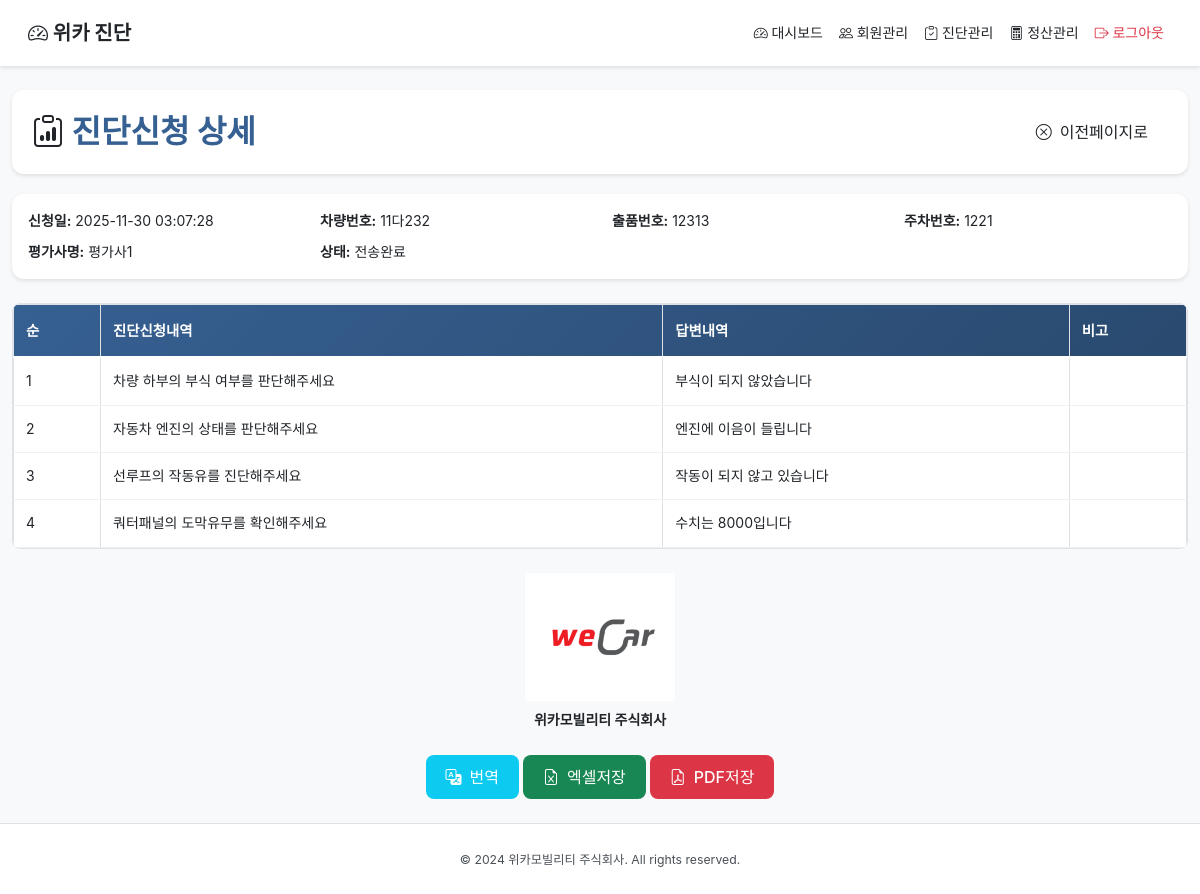
Page /admin/diagnosis/3 (signed in) on the earlier database version.
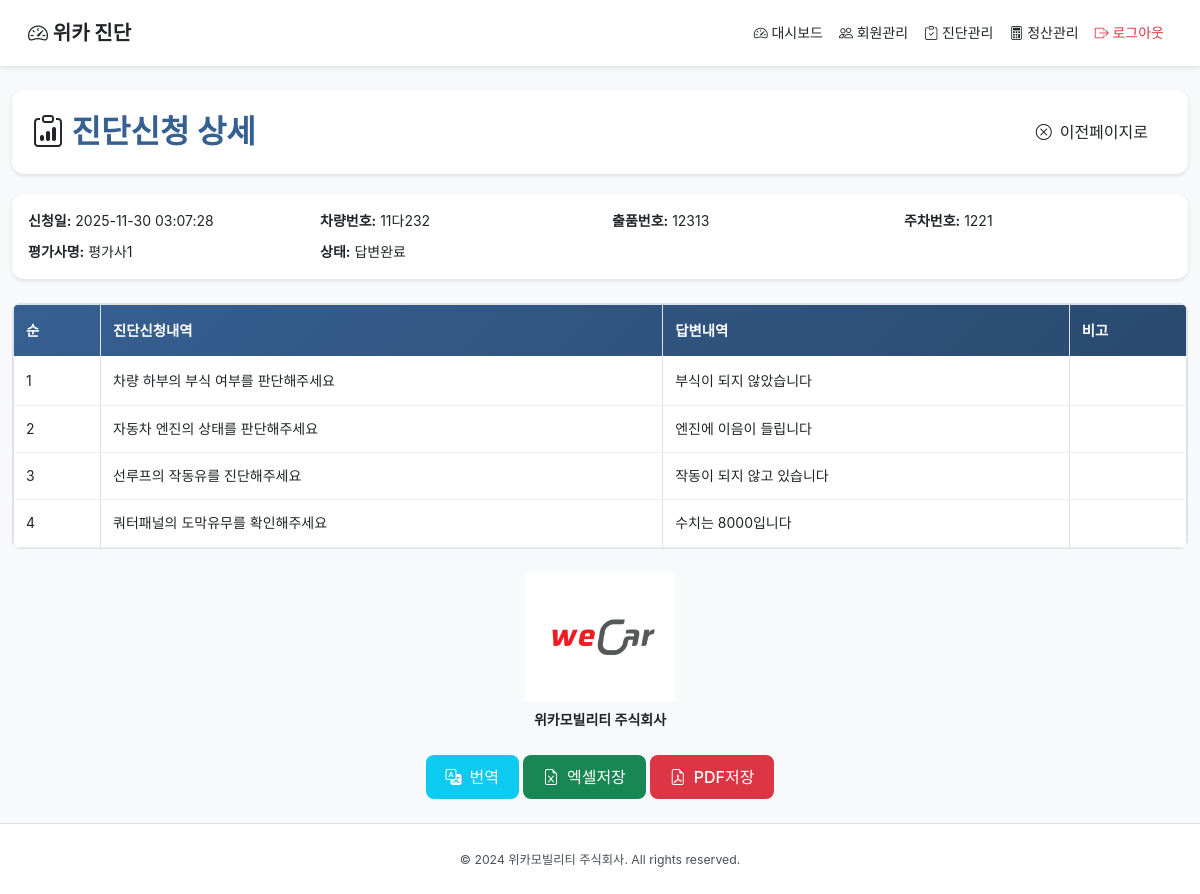
Same page on the later database version.
### tables this page shows
CREATE TABLE diagnosis_requests (
            id INTEGER PRIMARY KEY AUTOINCREMENT,
            applicant_id INTEGER NOT NULL,
            request_date TEXT NOT NULL DEFAULT (datetime('now', 'localtime')),
            vehicle_number TEXT,
            lot_number TEXT,
            parking_number TEXT,
            status TEXT NOT NULL DEFAULT '신청',
            evaluator_id INTEGER,
            evaluator_name TEXT,
            answer_date TEXT,
            confirmed_at TEXT,
            translated_summary TEXT,
            translated_at TEXT,
            sent_at TEXT,
            fee INTEGER DEFAULT 120000,
            FOREIGN KEY (applicant_id) REFERENCES users(id) ON DELETE CASCADE,
            FOREIGN KEY (evaluator_id) REFERENCES users(id) ON DELETE SET NULL
        );

CREATE TABLE diagnosis_request_items (
            id INTEGER PRIMARY KEY AUTOINCREMENT,
            diagnosis_id INTEGER NOT NULL,
            sequence INTEGER NOT NULL,
            content TEXT NOT NULL,
            created_at TEXT NOT NULL DEFAULT (datetime('now', 'localtime')),
            FOREIGN KEY (diagnosis_id) REFERENCES diagnosis_requests(id) ON DELETE CASCADE
        );

CREATE TABLE diagnosis_response_details (
            id INTEGER PRIMARY KEY AUTOINCREMENT,
            diagnosis_id INTEGER NOT NULL,
            responder_id INTEGER NOT NULL,
            sequence INTEGER NOT NULL,
            content TEXT NOT NULL,
            note TEXT,
            created_at TEXT NOT NULL DEFAULT (datetime('now', 'localtime')),
            updated_at TEXT NOT NULL DEFAULT (datetime('now', 'localtime')),
            UNIQUE(diagnosis_id, sequence),
            FOREIGN KEY (diagnosis_id) REFERENCES diagnosis_requests(id) ON DELETE CASCADE,
            FOREIGN KEY (responder_id) REFERENCES users(id) ON DELETE CASCADE
        );

### app.py (the view)
@app.route("/admin/diagnosis/<int:diagnosis_id>")
@login_required
@role_required("관리자")
def admin_diagnosis_details(diagnosis_id: int):
    diagnosis = _fetch_diagnosis(diagnosis_id)
    if not diagnosis:
        abort(404)
    details = _fetch_request_details(diagnosis_id)
    responses = _fetch_response_details(diagnosis_id)
    return render_template(
        "admin/diagnosis_details.html",
        diagnosis=diagnosis,
        request_details=details,
        response_details=responses,
    )

### app.py (called while the page is built)
def get_db() -> sqlite3.Connection:
    if "db" not in g:
        conn = sqlite3.connect(DB_PATH)
        conn.row_factory = sqlite3.Row
        g.db = conn
    return g.db

def login_required(func):
    from functools import wraps
    @wraps(func)
    def wrapper(*args, **kwargs):
        if "user_id" not in session:
            return redirect(url_for("login"))
        return func(*args, **kwargs)
    return wrapper

def role_required(*roles):
    from functools import wraps
    def decorator(func):
        @wraps(func)
        def wrapper(*args, **kwargs):
            if "user_type" not in session or session["user_type"] not in roles:
                abort(403)
            return func(*args, **kwargs)
        return wrapper
    return decorator

def _fetch_diagnosis(diagnosis_id: int) -> Optional[sqlite3.Row]:
    db = get_db()
    return db.execute(
        """
        SELECT dr.*, applicant.name AS applicant_name, evaluator.name AS evaluator_name
        FROM diagnosis_requests dr
        JOIN users AS applicant ON applicant.id = dr.applicant_id
        LEFT JOIN users AS evaluator ON evaluator.id = dr.evaluator_id
        WHERE dr.id = ?
        """,
        (diagnosis_id,),
    ).fetchone()

def _fetch_request_details(diagnosis_id: int) -> List[sqlite3.Row]:
    db = get_db()
    return db.execute(
        """
        SELECT * FROM diagnosis_request_items
        WHERE diagnosis_id = ?
        ORDER BY sequence ASC
        LIMIT 5
        """,
        (diagnosis_id,),
    ).fetchall()

def _fetch_response_details(diagnosis_id: int) -> List[sqlite3.Row]:
    db = get_db()
    return db.execute(
        """
        SELECT d.*, u.name AS responder_name
        FROM diagnosis_response_details d
        JOIN users u ON u.id = d.responder_id
        WHERE d.diagnosis_id = ?
        ORDER BY sequence ASC
        """,
        (diagnosis_id,),
    ).fetchall()

### templates/admin/diagnosis_details.html (shortened to what this page needs)
{% extends "base.html" %}
{% block content %}
<div class="container-fluid py-4">
    <div class="page-header">
        <div class="d-flex justify-content-between align-items-center">
            <h2><i class="bi bi-clipboard-data"></i> 진단신청 상세</h2>
            <button onclick="window.close()" class="btn btn-outline-secondary">
                <i class="bi bi-x-circle"></i> 이전페이지로
            </button>
        </div>
    </div>
    <div class="card mb-4">
        <div class="card-body">
            <div class="row">
                <div class="col-md-3"><strong>신청일:</strong> {{ diagnosis.request_date }}</div>
                <div class="col-md-3"><strong>차량번호:</strong> {{ diagnosis.vehicle_number or '' }}</div>
                <div class="col-md-3"><strong>출품번호:</strong> {{ diagnosis.lot_number or '' }}</div>
                <div class="col-md-3"><strong>주차번호:</strong> {{ diagnosis.parking_number or '' }}</div>
            </div>
            <div class="row mt-2">
                <div class="col-md-3"><strong>평가사명:</strong> {{ diagnosis.evaluator_name or '' }}</div>
                <div class="col-md-3"><strong>상태:</strong> {{ diagnosis.status }}</div>
            </div>
        </div>
    </div>
    <div class="table-wrapper">
        <table class="table table-bordered">
            <thead class="table-fixed-header">
                <tr>
                    <th>순</th>
                    <th>진단신청내역</th>
                    <th>답변내역</th>
                    <th>비고</th>
                </tr>
            </thead>
            <tbody>
                {% for detail in request_details %}
                {% set resp = response_details|selectattr('sequence', 'equalto', detail.sequence)|first %}
                <tr>
                    <td>{{ detail.sequence }}</td>
                    <td>{{ detail.content }}</td>
                    <td>{{ resp.content if resp else '' }}</td>
                    <td>{{ resp.note if resp else '' }}</td>
                </tr>
                {% endfor %}
            </tbody>
        </table>
    </div>
    <div class="text-center mt-4 mb-4">
        <img src="{{ url_for('static', filename='images/lpgo.png') }}" alt="위카 로고" style="max-width: 150px;">
        <p class="mt-2"><strong>위카모빌리티 주식회사</strong></p>
    </div>
    <div class="text-center">
        <a href="{{ url_for('admin_diagnosis_translate', diagnosis_id=diagnosis.id) }}" class="btn btn-info">
            <i class="bi bi-translate"></i> 번역
        </a>
        <a href="{{ url_for('admin_diagnosis_detail_export', diagnosis_id=diagnosis.id, fmt='xlsx') }}" class="btn btn-success">
            <i class="bi bi-file-earmark-excel"></i> 엑셀저장
        </a>
        <a href="{{ url_for('admin_diagnosis_detail_export', diagnosis_id=diagnosis.id, fmt='pdf') }}" class="btn btn-danger">
            <i class="bi bi-file-earmark-pdf"></i> PDF저장
        </a>
    </div>
</div>
{% endblock %}

### templates/base.html (shortened to what this page needs)
<!DOCTYPE html>
<html lang="ko">
<head>
    <link href="https://cdn.jsdelivr.net/npm/bootstrap@5.3.0/dist/css/bootstrap.min.css" rel="stylesheet">
    <link rel="stylesheet" href="https://cdn.jsdelivr.net/npm/bootstrap-icons@1.11.0/font/bootstrap-icons.css">
    <link rel="stylesheet" href="{{ url_for('static', filename='css/style.css') }}">
</head>
<body>
    {% if session.user_id %}
    <nav class="navbar navbar-expand-lg navbar-light">
        <div class="container-fluid">
            <a class="navbar-brand" href="{{ url_for('index') }}">
                <i class="bi bi-speedometer2"></i> 위카 진단
            </a>
            <div class="collapse navbar-collapse" id="navbarNav">
                <ul class="navbar-nav ms-auto">
                    {% if session.user_type == '관리자' %}
                    <li class="nav-item">
                        <a class="nav-link" href="{{ url_for('admin_dashboard') }}">
                            <i class="bi bi-speedometer2"></i> 대시보드
                        </a>
                    </li>
                    <li class="nav-item">
                        <a class="nav-link" href="{{ url_for('admin_users') }}">
                            <i class="bi bi-people"></i> 회원관리
                        </a>
                    </li>
                    <li class="nav-item">
                        <a class="nav-link" href="{{ url_for('admin_diagnosis') }}">
                            <i class="bi bi-clipboard-check"></i> 진단관리
                        </a>
                    </li>
                    <li class="nav-item">
                        <a class="nav-link" href="{{ url_for('admin_settlements') }}">
                            <i class="bi bi-calculator"></i> 정산관리
                        </a>
                    </li>
                    {% endif %}
                    <li class="nav-item">
                        <a class="nav-link text-danger" href="{{ url_for('logout') }}">
                            <i class="bi bi-box-arrow-right"></i> 로그아웃
                        </a>
                    </li>
                </ul>
            </div>
        </div>
    </nav>
    {% endif %}
    {% block content %}{% endblock %}
    {% if session.user_id %}
    <footer class="footer mt-auto">
        <div class="container-fluid">
            <p class="mb-0">
                <small>&copy; 2024 위카모빌리티 주식회사. All rights reserved.</small>
            </p>
        </div>
    </footer>
    {% endif %}
</body>
</html>

### static/css/style.css (style rules this page uses)
:root { --primary-color: #366092; --primary-dark: #2a4a6f; --primary-light: #4a7ab8; --secondary-color: #6c757d; --success-color: #28a745; --danger-color: #dc3545; --warning-color: #ffc107; --info-color: #17a2b8; --light-bg: #f8f9fa; --dark-bg: #1a1a1a; --border-color: #dee2e6; --text-primary: #212529; --text-secondary: #495057; --text-muted: #6c757d; --text-white: #ffffff; --shadow-sm: 0 2px 4px rgba(0,0,0,0.1); --shadow-md: 0 4px 12px rgba(0,0,0,0.15); --shadow-lg: 0 8px 24px rgba(0,0,0,0.2); --border-radius: 12px; --border-radius-sm: 8px; --transition: all 0.3s cubic-bezier(0.4, 0, 0.2, 1); }
* { -webkit-tap-highlight-color: transparent; }
body { font-family: 'Noto Sans KR', -apple-system, BlinkMacSystemFont, 'Segoe UI', Roboto, 'Helvetica Neue', Arial, sans-serif; background-color: var(--light-bg); color: var(--text-primary) !important; line-height: 1.6; -webkit-font-smoothing: antialiased; -moz-osx-font-smoothing: grayscale; overflow-x: hidden; font-size: 14px; }
p, span, div, td, th, label, input, select, textarea, a:not(.btn) { color: var(--text-primary) !important; }
.navbar { background: white !important; box-shadow: var(--shadow-sm); padding: 12px 16px; position: sticky; top: 0; z-index: 1000; backdrop-filter: blur(10px); }
.navbar-brand { font-weight: 700; color: var(--primary-color) !important; font-size: 1.25rem; }
.navbar-nav .nav-link { color: var(--text-primary) !important; padding: 10px 16px; border-radius: var(--border-radius-sm); transition: var(--transition); font-weight: 500; }
.navbar-nav .nav-link.text-danger { color: var(--danger-color) !important; }
.table-wrapper { position: relative; overflow-x: auto; border: 1px solid var(--border-color); border-radius: var(--border-radius-sm); background: white; }
.table-fixed-header { position: sticky; top: 0; z-index: 10; background: linear-gradient(135deg, var(--primary-color) 0%, var(--primary-dark) 100%); }
.table-fixed-header th { background: transparent !important; color: var(--text-white) !important; font-weight: 600; padding: 14px 12px; white-space: nowrap; border-bottom: 2px solid rgba(255,255,255,0.3); font-size: 0.9rem; }
.table { margin-bottom: 0; width: 100%; min-width: 800px; background: white; }
.table td { padding: 12px; vertical-align: middle; white-space: nowrap; border-bottom: 1px solid #f0f0f0; color: var(--text-primary) !important; background: white; }
.table tbody tr { transition: var(--transition); background: white; }
.card { border: none; border-radius: var(--border-radius); box-shadow: var(--shadow-sm); transition: var(--transition); overflow: hidden; background: white; }
.card-body { color: var(--text-primary) !important; }
.card-body p, .card-body span, .card-body div { color: var(--text-primary) !important; }
.btn { border-radius: var(--border-radius-sm); font-weight: 500; padding: 10px 20px; transition: var(--transition); border: none; cursor: pointer; display: inline-flex; align-items: center; justify-content: center; gap: 8px; min-height: 44px; min-width: 44px; position: relative; overflow: hidden; }
.btn::before { content: ''; position: absolute; top: 50%; left: 50%; width: 0; height: 0; border-radius: 50%; background: rgba(255, 255, 255, 0.3); transform: translate(-50%, -50%); transition: width 0.6s, height 0.6s; }
.btn-success { color: var(--text-white) !important; }
.btn-danger { color: var(--text-white) !important; }
.btn-info { color: var(--text-white) !important; }
.page-header { background: white; padding: 20px; border-radius: var(--border-radius); margin-bottom: 20px; box-shadow: var(--shadow-sm); }
.page-header h2 { margin: 0; color: var(--primary-color) !important; font-weight: 700; }
.page-header * { color: var(--text-primary) !important; }
.footer { background: white; padding: 24px; margin-top: 40px; border-top: 1px solid var(--border-color); text-align: center; color: var(--text-secondary) !important; font-size: 0.875rem; }
.footer * { color: var(--text-secondary) !important; }
.container-fluid, .container { color: var(--text-primary) !important; }
.text-danger { color: var(--danger-color) !important; }

Differences in the rows shown:
changed diagnosis_requests "평가사1": status "전송완료" → "답변완료"
